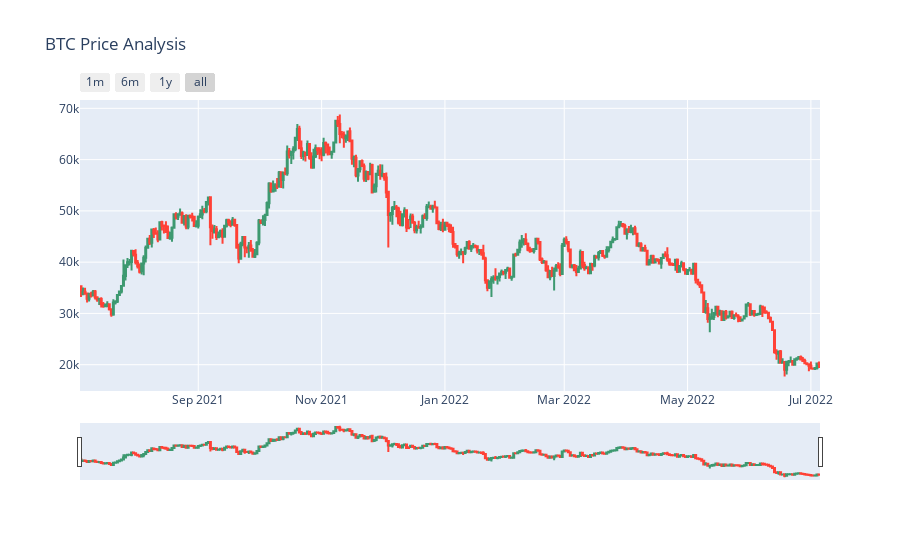

This figure's notebook cell:
### Code cell
import plotly.graph_objects as go 
figure = go.Figure(data=[go.Candlestick(
    x=data['Date'],
    open=data.Open,
    high=data.High,
    low=data.Low,
    close=data.Close
)])
figure.update_layout(
    title='BTC Price Analysis',
    xaxis=dict(
        rangeselector=dict(
            buttons=list([
                dict(count=1,
                     label="1m",
                     step="month",
                     stepmode="backward"),
                dict(count=6,
                     label="6m",
                     step="month",
                     stepmode="backward"),
                dict(count=1,
                     label="1y",
                     step="year",
                     stepmode="backward"),
                dict(step="all")
            ])
        ),
        rangeslider=dict(
            visible=True
        ),
        type="date"
    )
)
figure.show()

### Figure 1 — Plotly figure (JSON) as saved in the notebook; plotly's stock layout.template omitted (floating-point values rounded to 4 significant figures; data arrays with more than 128 entries replaced by an {"elided": "..."} marker saying what was removed)
{"data": [{"close": {"elided": "366 float values"}, "high": {"elided": "366 float values"}, "low": {"elided": "366 float values"}, "open": {"elided": "366 float values"}, "type": "candlestick", "x": {"elided": "366 str values"}}], "layout": {"title": {"text": "BTC Price Analysis"}, "xaxis": {"rangeselector": {"buttons": [{"count": 1, "label": "1m", "step": "month", "stepmode": "backward"}, {"count": 6, "label": "6m", "step": "month", "stepmode": "backward"}, {"count": 1, "label": "1y", "step": "year", "stepmode": "backward"}, {"step": "all"}]}, "rangeslider": {"visible": true}, "type": "date"}}}
